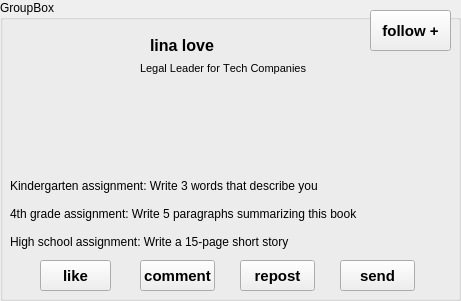
   <widget class="QGroupBox" name="groupBox_4">
    <property name="geometry">
     <rect>
      <x>130</x>
      <y>730</y>
      <width>461</width>
      <height>301</height>
     </rect>
    </property>
    <property name="title">
     <string>GroupBox</string>
    </property>
    <widget class="QPushButton" name="pushButton_9">
     <property name="geometry">
      <rect>
       <x>370</x>
       <y>10</y>
       <width>81</width>
       <height>41</height>
      </rect>
     </property>
     <property name="font">
      <font>
       <pointsize>11</pointsize>
       <weight>75</weight>
       <bold>true</bold>
       <kerning>false</kerning>
      </font>
     </property>
     <property name="text">
      <string>follow +</string>
     </property>
    </widget>
    <widget class="QPushButton" name="pushButton_19">
     <property name="geometry">
      <rect>
       <x>40</x>
       <y>260</y>
       <width>71</width>
       <height>31</height>
      </rect>
     </property>
     <property name="font">
      <font>
       <pointsize>11</pointsize>
       <weight>75</weight>
       <bold>true</bold>
       <kerning>false</kerning>
      </font>
     </property>
     <property name="styleSheet">
      <string notr="true"/>
     </property>
     <property name="text">
      <string>like</string>
     </property>
     <property name="iconSize">
      <size>
       <width>8</width>
       <height>8</height>
      </size>
     </property>
    </widget>
    <widget class="QPushButton" name="pushButton_20">
     <property name="geometry">
      <rect>
       <x>140</x>
       <y>260</y>
       <width>75</width>
       <height>31</height>
      </rect>
     </property>
     <property name="font">
      <font>
       <pointsize>11</pointsize>
       <weight>75</weight>
       <bold>true</bold>
       <kerning>false</kerning>
      </font>
     </property>
     <property name="text">
      <string>comment</string>
     </property>
    </widget>
    <widget class="QPushButton" name="pushButton_22">
     <property name="geometry">
      <rect>
       <x>240</x>
       <y>260</y>
       <width>75</width>
       <height>31</height>
      </rect>
     </property>
     <property name="font">
      <font>
       <pointsize>11</pointsize>
       <weight>75</weight>
       <bold>true</bold>
       <kerning>false</kerning>
      </font>
     </property>
     <property name="text">
      <string>repost</string>
     </property>
    </widget>
    <widget class="QPushButton" name="pushButton_23">
     <property name="geometry">
      <rect>
       <x>340</x>
       <y>260</y>
       <width>75</width>
       <height>31</height>
      </rect>
     </property>
     <property name="font">
      <font>
       <pointsize>11</pointsize>
       <weight>75</weight>
       <bold>true</bold>
       <kerning>false</kerning>
      </font>
     </property>
     <property name="text">
      <string>send</string>
     </property>
    </widget>
    <widget class="QLabel" name="label_2">
     <property name="geometry">
      <rect>
       <x>20</x>
       <y>30</y>
       <width>111</width>
       <height>131</height>
      </rect>
     </property>
     <property name="styleSheet">
      <string notr="true">background-image: url(:/new/prefix1/p5.jpg);</string>
     </property>
     <property name="text">
      <string/>
     </property>
    </widget>
    <widget class="QLabel" name="label_18">
     <property name="geometry">
      <rect>
       <x>150</x>
       <y>30</y>
       <width>101</width>
       <height>31</height>
      </rect>
     </property>
     <property name="font">
      <font>
       <pointsize>12</pointsize>
       <weight>75</weight>
       <bold>true</bold>
       <kerning>false</kerning>
      </font>
     </property>
     <property name="text">
      <string>lina love</string>
     </property>
    </widget>
    <widget class="QLabel" name="label_19">
     <property name="geometry">
      <rect>
       <x>140</x>
       <y>60</y>
       <width>221</width>
       <height>16</height>
      </rect>
     </property>
     <property name="font">
      <font>
       <pointsize>8</pointsize>
       <kerning>false</kerning>
      </font>
     </property>
     <property name="text">
      <string>Legal Leader for Tech Companies </string>
     </property>
    </widget>
    <widget class="QLabel" name="label_20">
     <property name="geometry">
      <rect>
       <x>10</x>
       <y>170</y>
       <width>441</width>
       <height>101</height>
      </rect>
     </property>
     <property name="text">
      <string>Kindergarten assignment: Write 3 words that describe you

4th grade assignment: Write 5 paragraphs summarizing this book

High school assignment: Write a 15-page short story
</string>
     </property>
    </widget>
    <widget class="QLabel" name="like3">
     <property name="geometry">
      <rect>
       <x>110</x>
       <y>270</y>
       <width>21</width>
       <height>16</height>
      </rect>
     </property>
     <property name="styleSheet">
      <string notr="true">background-image: url(:/new/prefix1/like2.jpg);</string>
     </property>
     <property name="text">
      <string/>
     </property>
    </widget>
   </widget>
